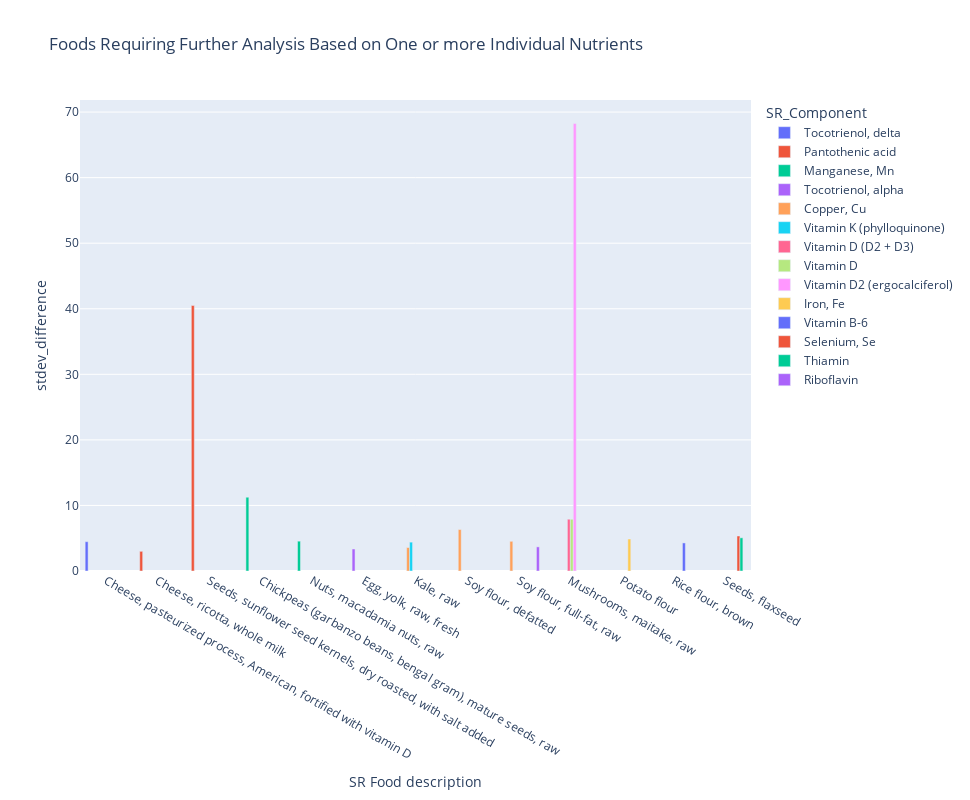

Notebook code cell kept with this figure:
### Code cell
nutrient_df = pd.read_csv('nutrient_stdev_diff.csv')


fig = px.bar(nutrient_df, x="SR Food description", y="stdev_difference",
                color="SR_Component", barmode="group",height=800 ,width=970,facet_col_spacing=0,
                hover_name='SR_Component',facet_col_wrap=0,opacity=1,
                title='Foods Requiring Further Analysis Based on One or more Individual Nutrients')
fig.show()

### Figure 1 — Plotly figure (JSON) as saved in the notebook; plotly's stock layout.template omitted (floating-point values rounded to 4 significant figures)
{"data": [{"alignmentgroup": "True", "hovertemplate": "<b>%{hovertext}</b><br><br>SR_Component=Tocotrienol, delta<br>SR Food description=%{x}<br>stdev_difference=%{y}<extra></extra>", "hovertext": ["Tocotrienol, delta"], "legendgroup": "Tocotrienol, delta", "marker": {"color": "#636efa", "opacity": 1, "pattern": {"shape": ""}}, "name": "Tocotrienol, delta", "offsetgroup": "Tocotrienol, delta", "orientation": "v", "showlegend": true, "textposition": "auto", "type": "bar", "x": ["Cheese, pasteurized process, American, fortified with vitamin D"], "xaxis": "x", "y": [4.472], "yaxis": "y"}, {"alignmentgroup": "True", "hovertemplate": "<b>%{hovertext}</b><br><br>SR_Component=Pantothenic acid<br>SR Food description=%{x}<br>stdev_difference=%{y}<extra></extra>", "hovertext": ["Pantothenic acid", "Pantothenic acid"], "legendgroup": "Pantothenic acid", "marker": {"color": "#EF553B", "opacity": 1, "pattern": {"shape": ""}}, "name": "Pantothenic acid", "offsetgroup": "Pantothenic acid", "orientation": "v", "showlegend": true, "textposition": "auto", "type": "bar", "x": ["Cheese, ricotta, whole milk", "Seeds, sunflower seed kernels, dry roasted, with salt added"], "xaxis": "x", "y": [3.003, 40.49], "yaxis": "y"}, {"alignmentgroup": "True", "hovertemplate": "<b>%{hovertext}</b><br><br>SR_Component=Manganese, Mn<br>SR Food description=%{x}<br>stdev_difference=%{y}<extra></extra>", "hovertext": ["Manganese, Mn", "Manganese, Mn"], "legendgroup": "Manganese, Mn", "marker": {"color": "#00cc96", "opacity": 1, "pattern": {"shape": ""}}, "name": "Manganese, Mn", "offsetgroup": "Manganese, Mn", "orientation": "v", "showlegend": true, "textposition": "auto", "type": "bar", "x": ["Chickpeas (garbanzo beans, bengal gram), mature seeds, raw", "Nuts, macadamia nuts, raw"], "xaxis": "x", "y": [11.25, 4.551], "yaxis": "y"}, {"alignmentgroup": "True", "hovertemplate": "<b>%{hovertext}</b><br><br>SR_Component=Tocotrienol, alpha<br>SR Food description=%{x}<br>stdev_difference=%{y}<extra></extra>", "hovertext": ["Tocotrienol, alpha"], "legendgroup": "Tocotrienol, alpha", "marker": {"color": "#ab63fa", "opacity": 1, "pattern": {"shape": ""}}, "name": "Tocotrienol, alpha", "offsetgroup": "Tocotrienol, alpha", "orientation": "v", "showlegend": true, "textposition": "auto", "type": "bar", "x": ["Egg, yolk, raw, fresh"], "xaxis": "x", "y": [3.359], "yaxis": "y"}, {"alignmentgroup": "True", "hovertemplate": "<b>%{hovertext}</b><br><br>SR_Component=Copper, Cu<br>SR Food description=%{x}<br>stdev_difference=%{y}<extra></extra>", "hovertext": ["Copper, Cu", "Copper, Cu", "Copper, Cu"], "legendgroup": "Copper, Cu", "marker": {"color": "#FFA15A", "opacity": 1, "pattern": {"shape": ""}}, "name": "Copper, Cu", "offsetgroup": "Copper, Cu", "orientation": "v", "showlegend": true, "textposition": "auto", "type": "bar", "x": ["Kale, raw", "Soy flour, defatted", "Soy flour, full-fat, raw"], "xaxis": "x", "y": [3.579, 6.324, 4.53], "yaxis": "y"}, {"alignmentgroup": "True", "hovertemplate": "<b>%{hovertext}</b><br><br>SR_Component=Vitamin K (phylloquinone)<br>SR Food description=%{x}<br>stdev_difference=%{y}<extra></extra>", "hovertext": ["Vitamin K (phylloquinone)"], "legendgroup": "Vitamin K (phylloquinone)", "marker": {"color": "#19d3f3", "opacity": 1, "pattern": {"shape": ""}}, "name": "Vitamin K (phylloquinone)", "offsetgroup": "Vitamin K (phylloquinone)", "orientation": "v", "showlegend": true, "textposition": "auto", "type": "bar", "x": ["Kale, raw"], "xaxis": "x", "y": [4.402], "yaxis": "y"}, {"alignmentgroup": "True", "hovertemplate": "<b>%{hovertext}</b><br><br>SR_Component=Vitamin D (D2 + D3)<br>SR Food description=%{x}<br>stdev_difference=%{y}<extra></extra>", "hovertext": ["Vitamin D (D2 + D3)"], "legendgroup": "Vitamin D (D2 + D3)", "marker": {"color": "#FF6692", "opacity": 1, "pattern": {"shape": ""}}, "name": "Vitamin D (D2 + D3)", "offsetgroup": "Vitamin D (D2 + D3)", "orientation": "v", "showlegend": true, "textposition": "auto", "type": "bar", "x": ["Mushrooms, maitake, raw"], "xaxis": "x", "y": [7.897], "yaxis": "y"}, {"alignmentgroup": "True", "hovertemplate": "<b>%{hovertext}</b><br><br>SR_Component=Vitamin D<br>SR Food description=%{x}<br>stdev_difference=%{y}<extra></extra>", "hovertext": ["Vitamin D"], "legendgroup": "Vitamin D", "marker": {"color": "#B6E880", "opacity": 1, "pattern": {"shape": ""}}, "name": "Vitamin D", "offsetgroup": "Vitamin D", "orientation": "v", "showlegend": true, "textposition": "auto", "type": "bar", "x": ["Mushrooms, maitake, raw"], "xaxis": "x", "y": [7.889], "yaxis": "y"}, {"alignmentgroup": "True", "hovertemplate": "<b>%{hovertext}</b><br><br>SR_Component=Vitamin D2 (ergocalciferol)<br>SR Food description=%{x}<br>stdev_difference=%{y}<extra></extra>", "hovertext": ["Vitamin D2 (ergocalciferol)"], "legendgroup": "Vitamin D2 (ergocalciferol)", "marker": {"color": "#FF97FF", "opacity": 1, "pattern": {"shape": ""}}, "name": "Vitamin D2 (ergocalciferol)", "offsetgroup": "Vitamin D2 (ergocalciferol)", "orientation": "v", "showlegend": true, "textposition": "auto", "type": "bar", "x": ["Mushrooms, maitake, raw"], "xaxis": "x", "y": [68.25], "yaxis": "y"}, {"alignmentgroup": "True", "hovertemplate": "<b>%{hovertext}</b><br><br>SR_Component=Iron, Fe<br>SR Food description=%{x}<br>stdev_difference=%{y}<extra></extra>", "hovertext": ["Iron, Fe"], "legendgroup": "Iron, Fe", "marker": {"color": "#FECB52", "opacity": 1, "pattern": {"shape": ""}}, "name": "Iron, Fe", "offsetgroup": "Iron, Fe", "orientation": "v", "showlegend": true, "textposition": "auto", "type": "bar", "x": ["Potato flour"], "xaxis": "x", "y": [4.879], "yaxis": "y"}, {"alignmentgroup": "True", "hovertemplate": "<b>%{hovertext}</b><br><br>SR_Component=Vitamin B-6<br>SR Food description=%{x}<br>stdev_difference=%{y}<extra></extra>", "hovertext": ["Vitamin B-6"], "legendgroup": "Vitamin B-6", "marker": {"color": "#636efa", "opacity": 1, "pattern": {"shape": ""}}, "name": "Vitamin B-6", "offsetgroup": "Vitamin B-6", "orientation": "v", "showlegend": true, "textposition": "auto", "type": "bar", "x": ["Rice flour, brown"], "xaxis": "x", "y": [4.281], "yaxis": "y"}, {"alignmentgroup": "True", "hovertemplate": "<b>%{hovertext}</b><br><br>SR_Component=Selenium, Se<br>SR Food description=%{x}<br>stdev_difference=%{y}<extra></extra>", "hovertext": ["Selenium, Se"], "legendgroup": "Selenium, Se", "marker": {"color": "#EF553B", "opacity": 1, "pattern": {"shape": ""}}, "name": "Selenium, Se", "offsetgroup": "Selenium, Se", "orientation": "v", "showlegend": true, "textposition": "auto", "type": "bar", "x": ["Seeds, flaxseed"], "xaxis": "x", "y": [5.339], "yaxis": "y"}, {"alignmentgroup": "True", "hovertemplate": "<b>%{hovertext}</b><br><br>SR_Component=Thiamin<br>SR Food description=%{x}<br>stdev_difference=%{y}<extra></extra>", "hovertext": ["Thiamin"], "legendgroup": "Thiamin", "marker": {"color": "#00cc96", "opacity": 1, "pattern": {"shape": ""}}, "name": "Thiamin", "offsetgroup": "Thiamin", "orientation": "v", "showlegend": true, "textposition": "auto", "type": "bar", "x": ["Seeds, flaxseed"], "xaxis": "x", "y": [5.062], "yaxis": "y"}, {"alignmentgroup": "True", "hovertemplate": "<b>%{hovertext}</b><br><br>SR_Component=Riboflavin<br>SR Food description=%{x}<br>stdev_difference=%{y}<extra></extra>", "hovertext": ["Riboflavin"], "legendgroup": "Riboflavin", "marker": {"color": "#ab63fa", "opacity": 1, "pattern": {"shape": ""}}, "name": "Riboflavin", "offsetgroup": "Riboflavin", "orientation": "v", "showlegend": true, "textposition": "auto", "type": "bar", "x": ["Soy flour, full-fat, raw"], "xaxis": "x", "y": [3.68], "yaxis": "y"}], "layout": {"barmode": "group", "height": 800, "legend": {"title": {"text": "SR_Component"}, "tracegroupgap": 0}, "title": {"text": "Foods Requiring Further Analysis Based on One or more Individual Nutrients"}, "width": 970, "xaxis": {"anchor": "y", "domain": [0, 1], "title": {"text": "SR Food description"}}, "yaxis": {"anchor": "x", "domain": [0, 1], "title": {"text": "stdev_difference"}}}}
